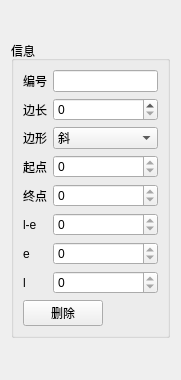
<?xml version="1.0" encoding="UTF-8"?>
<ui version="4.0">
 <class>InfoEdge</class>
 <widget class="QWidget" name="InfoEdge">
  <property name="geometry">
   <rect>
    <x>0</x>
    <y>0</y>
    <width>181</width>
    <height>380</height>
   </rect>
  </property>
  <property name="windowTitle">
   <string>Form</string>
  </property>
  <layout class="QVBoxLayout" name="verticalLayout">
   <item>
    <widget class="QGroupBox" name="groupBox">
     <property name="sizePolicy">
      <sizepolicy hsizetype="Preferred" vsizetype="Fixed">
       <horstretch>0</horstretch>
       <verstretch>0</verstretch>
      </sizepolicy>
     </property>
     <property name="title">
      <string>信息</string>
     </property>
     <layout class="QVBoxLayout" name="verticalLayout_2">
      <item>
       <layout class="QFormLayout" name="formLayout">
        <item row="0" column="0">
         <widget class="QLabel" name="label_2">
          <property name="font">
           <font>
            <pointsize>9</pointsize>
           </font>
          </property>
          <property name="text">
           <string>编号</string>
          </property>
         </widget>
        </item>
        <item row="0" column="1">
         <widget class="QLineEdit" name="idLineEdit">
          <property name="sizePolicy">
           <sizepolicy hsizetype="Preferred" vsizetype="Fixed">
            <horstretch>0</horstretch>
            <verstretch>0</verstretch>
           </sizepolicy>
          </property>
          <property name="font">
           <font>
            <pointsize>9</pointsize>
           </font>
          </property>
          <property name="dragEnabled">
           <bool>false</bool>
          </property>
          <property name="readOnly">
           <bool>true</bool>
          </property>
         </widget>
        </item>
        <item row="1" column="0">
         <widget class="QLabel" name="label_3">
          <property name="font">
           <font>
            <pointsize>9</pointsize>
           </font>
          </property>
          <property name="text">
           <string>边长</string>
          </property>
         </widget>
        </item>
        <item row="2" column="0">
         <widget class="QLabel" name="label_7">
          <property name="font">
           <font>
            <pointsize>9</pointsize>
           </font>
          </property>
          <property name="text">
           <string>边形</string>
          </property>
         </widget>
        </item>
        <item row="2" column="1">
         <widget class="QComboBox" name="styleBox">
          <property name="sizePolicy">
           <sizepolicy hsizetype="Preferred" vsizetype="Fixed">
            <horstretch>0</horstretch>
            <verstretch>0</verstretch>
           </sizepolicy>
          </property>
          <property name="font">
           <font>
            <pointsize>9</pointsize>
           </font>
          </property>
          <item>
           <property name="text">
            <string>斜</string>
           </property>
          </item>
          <item>
           <property name="text">
            <string>横竖</string>
           </property>
          </item>
          <item>
           <property name="text">
            <string>竖横</string>
           </property>
          </item>
         </widget>
        </item>
        <item row="3" column="0">
         <widget class="QLabel" name="label_6">
          <property name="font">
           <font>
            <pointsize>9</pointsize>
           </font>
          </property>
          <property name="text">
           <string>起点</string>
          </property>
         </widget>
        </item>
        <item row="3" column="1">
         <widget class="QSpinBox" name="startSpinBox">
          <property name="enabled">
           <bool>true</bool>
          </property>
          <property name="sizePolicy">
           <sizepolicy hsizetype="Preferred" vsizetype="Fixed">
            <horstretch>0</horstretch>
            <verstretch>0</verstretch>
           </sizepolicy>
          </property>
          <property name="font">
           <font>
            <pointsize>9</pointsize>
           </font>
          </property>
          <property name="readOnly">
           <bool>true</bool>
          </property>
          <property name="maximum">
           <number>10000</number>
          </property>
         </widget>
        </item>
        <item row="4" column="0">
         <widget class="QLabel" name="label_8">
          <property name="font">
           <font>
            <pointsize>9</pointsize>
           </font>
          </property>
          <property name="text">
           <string>终点</string>
          </property>
         </widget>
        </item>
        <item row="4" column="1">
         <widget class="QSpinBox" name="endSpinBox">
          <property name="sizePolicy">
           <sizepolicy hsizetype="Preferred" vsizetype="Fixed">
            <horstretch>0</horstretch>
            <verstretch>0</verstretch>
           </sizepolicy>
          </property>
          <property name="font">
           <font>
            <pointsize>9</pointsize>
           </font>
          </property>
          <property name="readOnly">
           <bool>true</bool>
          </property>
          <property name="maximum">
           <number>10000</number>
          </property>
         </widget>
        </item>
        <item row="5" column="0">
         <widget class="QLabel" name="label">
          <property name="text">
           <string>l-e</string>
          </property>
         </widget>
        </item>
        <item row="6" column="0">
         <widget class="QLabel" name="label_9">
          <property name="font">
           <font>
            <pointsize>9</pointsize>
           </font>
          </property>
          <property name="text">
           <string>e</string>
          </property>
         </widget>
        </item>
        <item row="7" column="0">
         <widget class="QLabel" name="label_10">
          <property name="font">
           <font>
            <pointsize>9</pointsize>
           </font>
          </property>
          <property name="text">
           <string>l</string>
          </property>
         </widget>
        </item>
        <item row="5" column="1">
         <widget class="QSpinBox" name="spinBox_le">
          <property name="enabled">
           <bool>true</bool>
          </property>
          <property name="sizePolicy">
           <sizepolicy hsizetype="Preferred" vsizetype="Fixed">
            <horstretch>0</horstretch>
            <verstretch>0</verstretch>
           </sizepolicy>
          </property>
          <property name="font">
           <font>
            <pointsize>9</pointsize>
           </font>
          </property>
          <property name="readOnly">
           <bool>true</bool>
          </property>
          <property name="minimum">
           <number>-100000</number>
          </property>
          <property name="maximum">
           <number>100000</number>
          </property>
         </widget>
        </item>
        <item row="1" column="1">
         <widget class="QSpinBox" name="lengthSpinBox">
          <property name="enabled">
           <bool>true</bool>
          </property>
          <property name="sizePolicy">
           <sizepolicy hsizetype="Preferred" vsizetype="Fixed">
            <horstretch>0</horstretch>
            <verstretch>0</verstretch>
           </sizepolicy>
          </property>
          <property name="font">
           <font>
            <pointsize>9</pointsize>
           </font>
          </property>
          <property name="readOnly">
           <bool>false</bool>
          </property>
          <property name="maximum">
           <number>1000</number>
          </property>
         </widget>
        </item>
        <item row="6" column="1">
         <widget class="QSpinBox" name="spinBox_e">
          <property name="enabled">
           <bool>true</bool>
          </property>
          <property name="sizePolicy">
           <sizepolicy hsizetype="Preferred" vsizetype="Fixed">
            <horstretch>0</horstretch>
            <verstretch>0</verstretch>
           </sizepolicy>
          </property>
          <property name="font">
           <font>
            <pointsize>9</pointsize>
           </font>
          </property>
          <property name="readOnly">
           <bool>true</bool>
          </property>
          <property name="minimum">
           <number>-100000</number>
          </property>
          <property name="maximum">
           <number>100000</number>
          </property>
         </widget>
        </item>
        <item row="7" column="1">
         <widget class="QSpinBox" name="spinBox_l">
          <property name="enabled">
           <bool>true</bool>
          </property>
          <property name="sizePolicy">
           <sizepolicy hsizetype="Preferred" vsizetype="Fixed">
            <horstretch>0</horstretch>
            <verstretch>0</verstretch>
           </sizepolicy>
          </property>
          <property name="font">
           <font>
            <pointsize>9</pointsize>
           </font>
          </property>
          <property name="readOnly">
           <bool>true</bool>
          </property>
          <property name="minimum">
           <number>-100000</number>
          </property>
          <property name="maximum">
           <number>100000</number>
          </property>
         </widget>
        </item>
       </layout>
      </item>
      <item>
       <widget class="QPushButton" name="deleteButton">
        <property name="sizePolicy">
         <sizepolicy hsizetype="Fixed" vsizetype="Fixed">
          <horstretch>0</horstretch>
          <verstretch>0</verstretch>
         </sizepolicy>
        </property>
        <property name="font">
         <font>
          <pointsize>9</pointsize>
         </font>
        </property>
        <property name="text">
         <string>删除</string>
        </property>
       </widget>
      </item>
     </layout>
    </widget>
   </item>
  </layout>
 </widget>
 <resources/>
 <connections/>
</ui>
